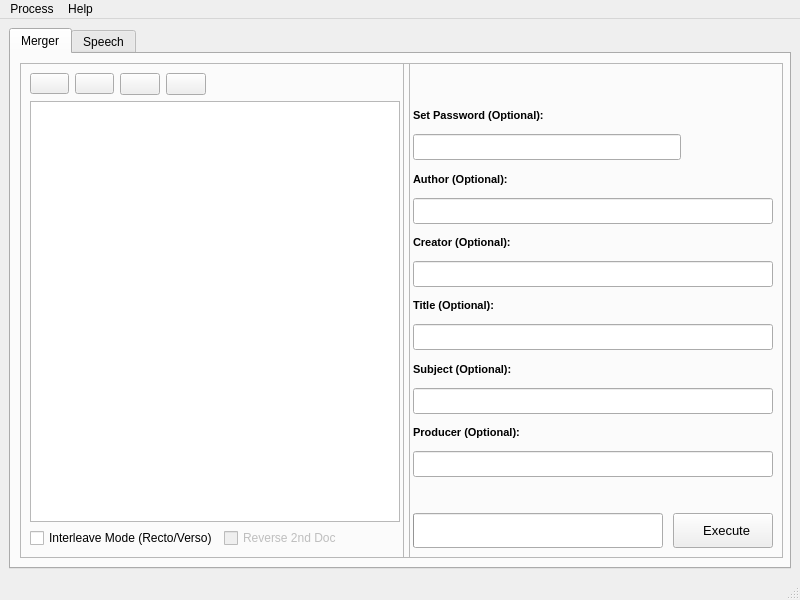
<?xml version="1.0" encoding="UTF-8"?>
<ui version="4.0">
 <class>PDFPyMerger</class>
 <widget class="QMainWindow" name="PDFPyMerger">
  <property name="geometry">
   <rect>
    <x>0</x>
    <y>0</y>
    <width>800</width>
    <height>600</height>
   </rect>
  </property>
  <property name="sizePolicy">
   <sizepolicy hsizetype="Fixed" vsizetype="Fixed">
    <horstretch>0</horstretch>
    <verstretch>0</verstretch>
   </sizepolicy>
  </property>
  <property name="minimumSize">
   <size>
    <width>800</width>
    <height>600</height>
   </size>
  </property>
  <property name="maximumSize">
   <size>
    <width>800</width>
    <height>600</height>
   </size>
  </property>
  <property name="windowTitle">
   <string>PDFPyMerger</string>
  </property>
  <property name="windowIcon">
   <iconset>
    <normaloff>Icons/Logo.png</normaloff>Icons/Logo.png</iconset>
  </property>
  <widget class="QWidget" name="centralWidget">
   <layout class="QHBoxLayout" name="horizontalLayout">
    <item>
     <widget class="QTabWidget" name="tabWidget">
      <property name="enabled">
       <bool>true</bool>
      </property>
      <property name="currentIndex">
       <number>0</number>
      </property>
      <property name="usesScrollButtons">
       <bool>true</bool>
      </property>
      <property name="documentMode">
       <bool>false</bool>
      </property>
      <property name="tabsClosable">
       <bool>false</bool>
      </property>
      <property name="movable">
       <bool>false</bool>
      </property>
      <property name="tabBarAutoHide">
       <bool>false</bool>
      </property>
      <widget class="QWidget" name="mergeTab">
       <attribute name="title">
        <string>Merger</string>
       </attribute>
       <layout class="QHBoxLayout" name="horizontalLayout_2">
        <item>
         <widget class="QFrame" name="leftFrame">
          <property name="minimumSize">
           <size>
            <width>390</width>
            <height>0</height>
           </size>
          </property>
          <property name="frameShape">
           <enum>QFrame::StyledPanel</enum>
          </property>
          <property name="frameShadow">
           <enum>QFrame::Raised</enum>
          </property>
          <layout class="QVBoxLayout" name="verticalLayout">
           <item>
            <layout class="QVBoxLayout" name="listLayout">

             <item>
              <layout class="QHBoxLayout" name="listButtonsHorizontalLayout">
               <item>
                <widget class="QPushButton" name="addPDFButton">
                 <property name="font">
                  <font>
                   <pointsize>8</pointsize>
                   <bold>true</bold>
                  </font>
                 </property>
                 <property name="cursor">
                  <cursorShape>PointingHandCursor</cursorShape>
                 </property>
                 <property name="toolTip">
                  <string>Add Files</string>
                 </property>
                 <property name="statusTip">
                  <string>Add PDF or Image Files To Merge List</string>
                 </property>
                 <property name="text">
                  <string/>
                 </property>
                 <property name="icon">
                  <iconset>
                   <normaloff>Icons/plus.png</normaloff>Icons/plus.png</iconset>
                 </property>
                 <property name="iconSize">
                  <size>
                   <width>20</width>
                   <height>20</height>
                  </size>
                 </property>
                </widget>
               </item>
               <item>
                <widget class="QPushButton" name="deletePDFButton">
                 <property name="font">
                  <font>
                   <pointsize>8</pointsize>
                   <bold>true</bold>
                  </font>
                 </property>
                 <property name="cursor">
                  <cursorShape>PointingHandCursor</cursorShape>
                 </property>
                 <property name="toolTip">
                  <string>Delete File</string>
                 </property>
                 <property name="statusTip">
                  <string>Delete File From Merge List</string>
                 </property>
                 <property name="text">
                  <string/>
                 </property>
                 <property name="icon">
                  <iconset>
                   <normaloff>Icons/trash.png</normaloff>Icons/trash.png</iconset>
                 </property>
                 <property name="iconSize">
                  <size>
                   <width>20</width>
                   <height>20</height>
                  </size>
                 </property>
                 <property name="autoDefault">
                  <bool>false</bool>
                 </property>
                 <property name="default">
                  <bool>false</bool>
                 </property>
                 <property name="flat">
                  <bool>false</bool>
                 </property>
                </widget>
               </item>
               <item>
                <widget class="QPushButton" name="downPDFButton">
                 <property name="cursor">
                  <cursorShape>PointingHandCursor</cursorShape>
                 </property>
                 <property name="toolTip">
                  <string>Move Down</string>
                 </property>
                 <property name="statusTip">
                  <string>Move File Down in List</string>
                 </property>
                 <property name="text">
                  <string/>
                 </property>
                 <property name="icon">
                  <iconset>
                   <normaloff>Icons/arrowdown.png</normaloff>Icons/arrowdown.png</iconset>
                 </property>
                 <property name="iconSize">
                  <size>
                   <width>20</width>
                   <height>20</height>
                  </size>
                 </property>
                </widget>
               </item>
               <item>
                <widget class="QPushButton" name="upPDFButton">
                 <property name="cursor">
                  <cursorShape>PointingHandCursor</cursorShape>
                 </property>
                 <property name="toolTip">
                  <string>Move Up</string>
                 </property>
                 <property name="statusTip">
                  <string>Move File Up in List</string>
                 </property>
                 <property name="text">
                  <string/>
                 </property>
                 <property name="icon">
                  <iconset>
                   <normaloff>Icons/arrowup.png</normaloff>Icons/arrowup.png</iconset>
                 </property>
                 <property name="iconSize">
                  <size>
                   <width>20</width>
                   <height>20</height>
                  </size>
                 </property>
                </widget>
               </item>
               <item>
                <spacer name="PDFListButtonshorizontalSpacer">
                 <property name="orientation">
                  <enum>Qt::Horizontal</enum>
                 </property>
                 <property name="sizeHint" stdset="0">
                  <size>
                   <width>40</width>
                   <height>20</height>
                  </size>
                 </property>
                </spacer>
               </item>
              </layout>
             </item>
             <item>
              <widget class="QListWidget" name="PDFList">
               <property name="font">
                <font>
                 <pointsize>10</pointsize>
                </font>
               </property>
               <property name="dragEnabled">
                <bool>true</bool>
               </property>
               <property name="dragDropOverwriteMode">
                <bool>false</bool>
               </property>
               <property name="dragDropMode">
                <enum>QAbstractItemView::InternalMove</enum>
               </property>
               <property name="alternatingRowColors">
                <bool>true</bool>
               </property>
               <property name="selectionMode">
                <enum>QAbstractItemView::SingleSelection</enum>
               </property>
               <property name="sortingEnabled">
                <bool>false</bool>
               </property>
              </widget>
             </item>
            </layout>
           </item>
           <item>
            <layout class="QHBoxLayout" name="interleaveLayout">
             <item>
              <widget class="QCheckBox" name="interleaveCheckBox">
               <property name="text">
                <string>Interleave Mode (Recto/Verso)</string>
               </property>
               <property name="toolTip">
                <string>Alternate pages from two PDFs (one page from each)</string>
               </property>
               <property name="statusTip">
                <string>Interleave pages from exactly 2 PDFs (for recto/verso scanning)</string>
               </property>
              </widget>
             </item>
             <item>
              <widget class="QCheckBox" name="reverseSecondCheckBox">
               <property name="enabled">
                <bool>false</bool>
               </property>
               <property name="text">
                <string>Reverse 2nd Doc</string>
               </property>
               <property name="toolTip">
                <string>Reverse page order of second document (for flipped stack scanning)</string>
               </property>
               <property name="statusTip">
                <string>Reverse the second document page order (use when versos were scanned with the stack flipped)</string>
               </property>
              </widget>
             </item>
             <item>
              <spacer name="interleaveSpacer">
               <property name="orientation">
                <enum>Qt::Horizontal</enum>
               </property>
               <property name="sizeHint" stdset="0">
                <size>
                 <width>40</width>
                 <height>20</height>
                </size>
               </property>
              </spacer>
             </item>
            </layout>
           </item>
          </layout>
         </widget>
        </item>
        <item>
         <widget class="QFrame" name="rightFrame">
          <property name="minimumSize">
           <size>
            <width>380</width>
            <height>0</height>
           </size>
          </property>
          <property name="frameShape">
           <enum>QFrame::StyledPanel</enum>
          </property>
          <property name="frameShadow">
           <enum>QFrame::Raised</enum>
          </property>
          <layout class="QVBoxLayout" name="verticalLayout_2">
           <item>
            <spacer name="verticalSpacerRightFrameTop">
             <property name="orientation">
              <enum>Qt::Vertical</enum>
             </property>
             <property name="sizeType">
              <enum>QSizePolicy::Maximum</enum>
             </property>
             <property name="sizeHint" stdset="0">
              <size>
               <width>20</width>
               <height>30</height>
              </size>
             </property>
            </spacer>
           </item>
           <item>
            <widget class="QLabel" name="passwordLabel">
             <property name="font">
              <font>
               <pointsize>8</pointsize>
               <bold>true</bold>
              </font>
             </property>
             <property name="statusTip">
              <string>Set Password to Protect You Merged PDF (Optional)</string>
             </property>
             <property name="text">
              <string>Set Password (Optional):</string>
             </property>
            </widget>
           </item>
           <item>
            <layout class="QHBoxLayout" name="horizontalLayoutPassword">
             <item>
              <widget class="QLineEdit" name="passwordInput">
               <property name="font">
                <font>
                 <pointsize>11</pointsize>
                </font>
               </property>
               <property name="focusPolicy">
                <enum>Qt::StrongFocus</enum>
               </property>
               <property name="toolTip">
                <string>Set Password</string>
               </property>
               <property name="statusTip">
                <string>Set Password to Protect You Merged PDF (Optional)</string>
               </property>
               <property name="echoMode">
                <enum>QLineEdit::Password</enum>
               </property>
              </widget>
             </item>
             <item>
              <widget class="QPushButton" name="showPasswordButton">
               <property name="toolTip">
                <string>Show Password</string>
               </property>
               <property name="statusTip">
                <string>Show Password</string>
               </property>
               <property name="text">
                <string/>
               </property>
               <property name="icon">
                <iconset>
                 <normaloff>Icons/eye.png</normaloff>Icons/eye.png</iconset>
               </property>
               <property name="iconSize">
                <size>
                 <width>20</width>
                 <height>20</height>
                </size>
               </property>
               <property name="flat">
                <bool>true</bool>
               </property>
              </widget>
             </item>
             <item>
              <widget class="QPushButton" name="hidePasswordButton">
               <property name="enabled">
                <bool>true</bool>
               </property>
               <property name="toolTip">
                <string>Hide Password</string>
               </property>
               <property name="statusTip">
                <string>Hide Password</string>
               </property>
               <property name="autoFillBackground">
                <bool>false</bool>
               </property>
               <property name="styleSheet">
                <string notr="true"/>
               </property>
               <property name="text">
                <string/>
               </property>
               <property name="icon">
                <iconset>
                 <normaloff>Icons/eyeslash.png</normaloff>Icons/eyeslash.png</iconset>
               </property>
               <property name="iconSize">
                <size>
                 <width>20</width>
                 <height>20</height>
                </size>
               </property>
               <property name="flat">
                <bool>true</bool>
               </property>
              </widget>
             </item>
            </layout>
           </item>
           <item>
            <widget class="QLabel" name="authorLabel">
             <property name="font">
              <font>
               <pointsize>8</pointsize>
               <bold>true</bold>
              </font>
             </property>
             <property name="statusTip">
              <string>Set Author (Optional)</string>
             </property>
             <property name="text">
              <string>Author (Optional):</string>
             </property>
            </widget>
           </item>
           <item>
            <widget class="QLineEdit" name="authorInput">
             <property name="font">
              <font>
               <pointsize>11</pointsize>
              </font>
             </property>
             <property name="focusPolicy">
              <enum>Qt::StrongFocus</enum>
             </property>
             <property name="toolTip">
              <string>Set Author</string>
             </property>
             <property name="statusTip">
              <string>Set Author Metadata for your Merged PDF (Optional)</string>
             </property>
             <property name="echoMode">
              <enum>QLineEdit::Normal</enum>
             </property>
            </widget>
           </item>
           <item>
            <widget class="QLabel" name="creatorLabel">
             <property name="font">
              <font>
               <pointsize>8</pointsize>
               <bold>true</bold>
              </font>
             </property>
             <property name="statusTip">
              <string>Set Creator (Optional)</string>
             </property>
             <property name="text">
              <string>Creator (Optional):</string>
             </property>
            </widget>
           </item>
           <item>
            <widget class="QLineEdit" name="creatorInput">
             <property name="font">
              <font>
               <pointsize>11</pointsize>
              </font>
             </property>
             <property name="focusPolicy">
              <enum>Qt::StrongFocus</enum>
             </property>
             <property name="toolTip">
              <string>Set Creator</string>
             </property>
             <property name="statusTip">
              <string>Set Creator Metadata for your Merged PDF (Optional)</string>
             </property>
             <property name="echoMode">
              <enum>QLineEdit::Normal</enum>
             </property>
            </widget>
           </item>
           <item>
            <widget class="QLabel" name="titleLabel">
             <property name="font">
              <font>
               <pointsize>8</pointsize>
               <bold>true</bold>
              </font>
             </property>
             <property name="statusTip">
              <string>Set Title (Optional)</string>
             </property>
             <property name="text">
              <string>Title (Optional):</string>
             </property>
            </widget>
           </item>
           <item>
            <widget class="QLineEdit" name="titleInput">
             <property name="font">
              <font>
               <pointsize>11</pointsize>
              </font>
             </property>
             <property name="focusPolicy">
              <enum>Qt::StrongFocus</enum>
             </property>
             <property name="toolTip">
              <string>Set Title</string>
             </property>
             <property name="statusTip">
              <string>Set Title Metadata for your Merged PDF (Optional)</string>
             </property>
             <property name="echoMode">
              <enum>QLineEdit::Normal</enum>
             </property>
            </widget>
           </item>
           <item>
            <widget class="QLabel" name="subjectLabel">
             <property name="font">
              <font>
               <pointsize>8</pointsize>
               <bold>true</bold>
              </font>
             </property>
             <property name="statusTip">
              <string>Set Subject (Optional)</string>
             </property>
             <property name="text">
              <string>Subject (Optional):</string>
             </property>
            </widget>
           </item>
           <item>
            <widget class="QLineEdit" name="subjectInput">
             <property name="font">
              <font>
               <pointsize>11</pointsize>
              </font>
             </property>
             <property name="focusPolicy">
              <enum>Qt::StrongFocus</enum>
             </property>
             <property name="toolTip">
              <string>Set Subject</string>
             </property>
             <property name="statusTip">
              <string>Set Subject Metadata for your Merged PDF (Optional)</string>
             </property>
             <property name="echoMode">
              <enum>QLineEdit::Normal</enum>
             </property>
            </widget>
           </item>
           <item>
            <widget class="QLabel" name="producerLabel">
             <property name="font">
              <font>
               <pointsize>8</pointsize>
               <bold>true</bold>
              </font>
             </property>
             <property name="statusTip">
              <string>Set Producer (Optional)</string>
             </property>
             <property name="text">
              <string>Producer (Optional):</string>
             </property>
            </widget>
           </item>
           <item>
            <widget class="QLineEdit" name="producerInput">
             <property name="font">
              <font>
               <pointsize>11</pointsize>
              </font>
             </property>
             <property name="focusPolicy">
              <enum>Qt::StrongFocus</enum>
             </property>
             <property name="toolTip">
              <string>Set Producer</string>
             </property>
             <property name="statusTip">
              <string>Set Producer Metadata for your Merged PDF (Optional)</string>
             </property>
             <property name="echoMode">
              <enum>QLineEdit::Normal</enum>
             </property>
            </widget>
           </item>
           <item>
            <spacer name="verticalSpacerRightFrameTop_2">
             <property name="orientation">
              <enum>Qt::Vertical</enum>
             </property>
             <property name="sizeType">
              <enum>QSizePolicy::Maximum</enum>
             </property>
             <property name="sizeHint" stdset="0">
              <size>
               <width>20</width>
               <height>30</height>
              </size>
             </property>
            </spacer>
           </item>
           <item>
            <layout class="QHBoxLayout" name="progressHorizontalLayout">
             <property name="spacing">
              <number>30</number>
             </property>
             <item>
              <widget class="QProgressBar" name="progressBar">
               <property name="minimumSize">
                <size>
                 <width>250</width>
                 <height>35</height>
                </size>
               </property>
               <property name="maximumSize">
                <size>
                 <width>265</width>
                 <height>35</height>
                </size>
               </property>
               <property name="value">
                <number>0</number>
               </property>
               <property name="textVisible">
                <bool>false</bool>
               </property>
               <property name="orientation">
                <enum>Qt::Horizontal</enum>
               </property>
               <property name="invertedAppearance">
                <bool>false</bool>
               </property>
              </widget>
             </item>
             <item>
              <spacer name="progressHorizontalSpace">
               <property name="orientation">
                <enum>Qt::Horizontal</enum>
               </property>
               <property name="sizeHint" stdset="0">
                <size>
                 <width>40</width>
                 <height>20</height>
                </size>
               </property>
              </spacer>
             </item>
             <item>
              <widget class="QPushButton" name="executeButton">
               <property name="minimumSize">
                <size>
                 <width>100</width>
                 <height>35</height>
                </size>
               </property>
               <property name="maximumSize">
                <size>
                 <width>100</width>
                 <height>35</height>
                </size>
               </property>
               <property name="font">
                <font>
                 <pointsize>10</pointsize>
                 <bold>false</bold>
                </font>
               </property>
               <property name="text">
                <string>  Execute</string>
               </property>
               <property name="icon">
                <iconset>
                 <normaloff>Icons/execute.png</normaloff>Icons/execute.png</iconset>
               </property>
               <property name="iconSize">
                <size>
                 <width>20</width>
                 <height>20</height>
                </size>
               </property>
               <property name="flat">
                <bool>false</bool>
               </property>
              </widget>
             </item>
            </layout>
           </item>
          </layout>
         </widget>
        </item>
       </layout>
      </widget>
      <widget class="QWidget" name="speechTab">
       <attribute name="title">
        <string>Speech</string>
       </attribute>
       <layout class="QHBoxLayout" name="horizontalLayout_3">
        <item>
         <layout class="QVBoxLayout" name="verticalLayout_3">
          <item>
           <widget class="QPushButton" name="speechOpenFileButton">
            <property name="minimumSize">
             <size>
              <width>0</width>
              <height>40</height>
             </size>
            </property>
            <property name="toolTip">
             <string>Open PDF</string>
            </property>
            <property name="statusTip">
             <string>Open PDF File for Speech</string>
            </property>
            <property name="text">
             <string/>
            </property>
            <property name="icon">
             <iconset>
              <normaloff>Icons/open.png</normaloff>Icons/open.png</iconset>
            </property>
            <property name="iconSize">
             <size>
              <width>35</width>
              <height>35</height>
             </size>
            </property>
           </widget>
          </item>
          <item>
           <widget class="QPushButton" name="speechReadButton">
            <property name="minimumSize">
             <size>
              <width>0</width>
              <height>40</height>
             </size>
            </property>
            <property name="toolTip">
             <string>Speech</string>
            </property>
            <property name="statusTip">
             <string>Text to Speech</string>
            </property>
            <property name="text">
             <string/>
            </property>
            <property name="icon">
             <iconset>
              <normaloff>Icons/speech.png</normaloff>Icons/speech.png</iconset>
            </property>
            <property name="iconSize">
             <size>
              <width>35</width>
              <height>35</height>
             </size>
            </property>
           </widget>
          </item>
          <item>
           <spacer name="verticalSpacer">
            <property name="orientation">
             <enum>Qt::Vertical</enum>
            </property>
            <property name="sizeHint" stdset="0">
             <size>
              <width>20</width>
              <height>40</height>
             </size>
            </property>
           </spacer>
          </item>
         </layout>
        </item>
        <item>
         <layout class="QVBoxLayout" name="verticalLayout_4">
          <item>
           <widget class="QTextBrowser" name="textToSpeechBrowser">
            <property name="statusTip">
             <string>Opened PDF File for Speech</string>
            </property>
           </widget>
          </item>
         </layout>
        </item>
       </layout>
      </widget>
     </widget>
    </item>
   </layout>
  </widget>
  <widget class="QMenuBar" name="menubar">
   <property name="geometry">
    <rect>
     <x>0</x>
     <y>0</y>
     <width>800</width>
     <height>22</height>
    </rect>
   </property>
   <widget class="QMenu" name="menuHelp">
    <property name="statusTip">
     <string>About PyPDFMerger</string>
    </property>
    <property name="title">
     <string>Help</string>
    </property>
    <addaction name="actionInfo"/>
   </widget>
   <widget class="QMenu" name="menuProcess">
    <property name="statusTip">
     <string>All PDFPyMerger Processess</string>
    </property>
    <property name="title">
     <string>Process</string>
    </property>
    <addaction name="actionMerger"/>
    <addaction name="actionSpeech"/>
   </widget>
   <addaction name="menuProcess"/>
   <addaction name="menuHelp"/>
  </widget>
  <widget class="QStatusBar" name="statusbar"/>
  <action name="actionAdd">
   <property name="text">
    <string>How To...</string>
   </property>
  </action>
  <action name="actionInfo">
   <property name="text">
    <string>Info</string>
   </property>
   <property name="statusTip">
    <string>PyPDFMerger Information</string>
   </property>
  </action>
  <action name="actionMerger">
   <property name="text">
    <string>Merger</string>
   </property>
   <property name="statusTip">
    <string>PDFPyMerger To Merge PDF Files</string>
   </property>
  </action>
  <action name="actionSpeech">
   <property name="text">
    <string>Speech</string>
   </property>
   <property name="statusTip">
    <string>Text To Speech A PDF File</string>
   </property>
  </action>
 </widget>
 <resources/>
 <connections>
  <connection>
   <sender>showPasswordButton</sender>
   <signal>clicked()</signal>
   <receiver>hidePasswordButton</receiver>
   <slot>show()</slot>
   <hints>
    <hint type="sourcelabel">
     <x>737</x>
     <y>77</y>
    </hint>
    <hint type="destinationlabel">
     <x>775</x>
     <y>77</y>
    </hint>
   </hints>
  </connection>
  <connection>
   <sender>hidePasswordButton</sender>
   <signal>clicked()</signal>
   <receiver>showPasswordButton</receiver>
   <slot>show()</slot>
   <hints>
    <hint type="sourcelabel">
     <x>775</x>
     <y>77</y>
    </hint>
    <hint type="destinationlabel">
     <x>737</x>
     <y>77</y>
    </hint>
   </hints>
  </connection>
  <connection>
   <sender>hidePasswordButton</sender>
   <signal>clicked()</signal>
   <receiver>hidePasswordButton</receiver>
   <slot>hide()</slot>
   <hints>
    <hint type="sourcelabel">
     <x>775</x>
     <y>77</y>
    </hint>
    <hint type="destinationlabel">
     <x>775</x>
     <y>77</y>
    </hint>
   </hints>
  </connection>
  <connection>
   <sender>showPasswordButton</sender>
   <signal>clicked()</signal>
   <receiver>showPasswordButton</receiver>
   <slot>hide()</slot>
   <hints>
    <hint type="sourcelabel">
     <x>737</x>
     <y>77</y>
    </hint>
    <hint type="destinationlabel">
     <x>737</x>
     <y>77</y>
    </hint>
   </hints>
  </connection>
  <connection>
   <sender>executeButton</sender>
   <signal>clicked()</signal>
   <receiver>progressBar</receiver>
   <slot>show()</slot>
   <hints>
    <hint type="sourcelabel">
     <x>741</x>
     <y>541</y>
    </hint>
    <hint type="destinationlabel">
     <x>537</x>
     <y>541</y>
    </hint>
   </hints>
  </connection>
 </connections>
</ui>
